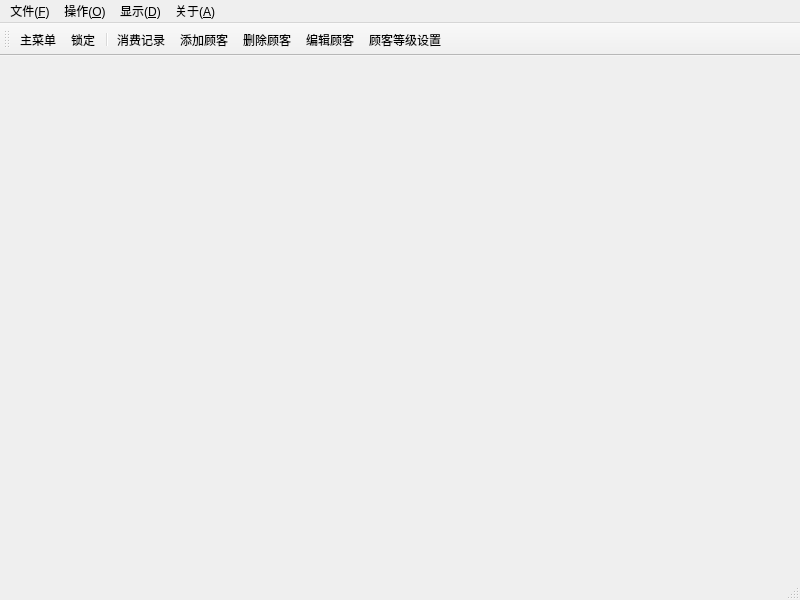
<?xml version="1.0" encoding="UTF-8"?>
<ui version="4.0">
 <class>CustomerWindowClass</class>
 <widget class="QMainWindow" name="CustomerWindowClass">
  <property name="windowModality">
   <enum>Qt::WindowModal</enum>
  </property>
  <property name="geometry">
   <rect>
    <x>0</x>
    <y>0</y>
    <width>800</width>
    <height>600</height>
   </rect>
  </property>
  <property name="windowTitle">
   <string>顾客管理</string>
  </property>
  <property name="windowIcon">
   <iconset resource="../Cosmetic/Cosmetic.qrc">
    <normaloff>:/customer/customer</normaloff>:/customer/customer</iconset>
  </property>
  <property name="toolButtonStyle">
   <enum>Qt::ToolButtonIconOnly</enum>
  </property>
  <property name="unifiedTitleAndToolBarOnMac">
   <bool>false</bool>
  </property>
  <widget class="QWidget" name="centralwidget">
   <layout class="QHBoxLayout" name="horizontalLayout" stretch="100,1">
    <property name="spacing">
     <number>2</number>
    </property>
    <property name="leftMargin">
     <number>5</number>
    </property>
    <property name="topMargin">
     <number>4</number>
    </property>
    <property name="rightMargin">
     <number>5</number>
    </property>
    <property name="bottomMargin">
     <number>4</number>
    </property>
    <item>
     <widget class="CustomerListView" name="itemView" native="true"/>
    </item>
    <item>
     <widget class="SideBar" name="sideBar" native="true"/>
    </item>
   </layout>
  </widget>
  <widget class="QMenuBar" name="menubar">
   <property name="geometry">
    <rect>
     <x>0</x>
     <y>0</y>
     <width>800</width>
     <height>20</height>
    </rect>
   </property>
   <widget class="QMenu" name="menuFile">
    <property name="title">
     <string>文件(&amp;F)</string>
    </property>
    <addaction name="actionMenu"/>
    <addaction name="actionLock"/>
    <addaction name="actionLogOff"/>
    <addaction name="actionExit"/>
   </widget>
   <widget class="QMenu" name="menuSetting">
    <property name="title">
     <string>操作(&amp;O)</string>
    </property>
    <addaction name="actionQuery"/>
    <addaction name="actionAdd"/>
    <addaction name="actionEdit"/>
    <addaction name="actionRemove"/>
    <addaction name="actionLevelSetting"/>
   </widget>
   <widget class="QMenu" name="menuDisplay">
    <property name="title">
     <string>显示(&amp;D)</string>
    </property>
    <addaction name="actionToolBar"/>
    <addaction name="actionSmallIcon"/>
    <addaction name="actionTextLabel"/>
   </widget>
   <widget class="QMenu" name="menuAbout">
    <property name="title">
     <string>关于(&amp;A)</string>
    </property>
    <addaction name="actionAboutCosmetic"/>
   </widget>
   <addaction name="menuFile"/>
   <addaction name="menuSetting"/>
   <addaction name="menuDisplay"/>
   <addaction name="menuAbout"/>
  </widget>
  <widget class="QStatusBar" name="statusbar"/>
  <widget class="QToolBar" name="toolBar">
   <property name="windowTitle">
    <string>toolBar</string>
   </property>
   <property name="iconSize">
    <size>
     <width>48</width>
     <height>48</height>
    </size>
   </property>
   <attribute name="toolBarArea">
    <enum>TopToolBarArea</enum>
   </attribute>
   <attribute name="toolBarBreak">
    <bool>false</bool>
   </attribute>
   <addaction name="actionMenu"/>
   <addaction name="actionLock"/>
   <addaction name="separator"/>
   <addaction name="actionQuery"/>
   <addaction name="actionAdd"/>
   <addaction name="actionRemove"/>
   <addaction name="actionEdit"/>
   <addaction name="actionLevelSetting"/>
  </widget>
  <action name="actionMenu">
   <property name="icon">
    <iconset resource="../Cosmetic/Cosmetic.qrc">
     <normaloff>:/common/Resources/mainmenu.png</normaloff>:/common/Resources/mainmenu.png</iconset>
   </property>
   <property name="text">
    <string>主菜单</string>
   </property>
   <property name="toolTip">
    <string>打开主菜单</string>
   </property>
   <property name="statusTip">
    <string>打开主菜单</string>
   </property>
  </action>
  <action name="actionLogOff">
   <property name="icon">
    <iconset resource="../Cosmetic/Cosmetic.qrc">
     <normaloff>:/common/logoff</normaloff>:/common/logoff</iconset>
   </property>
   <property name="text">
    <string>注销</string>
   </property>
   <property name="toolTip">
    <string>注销当前登录用户</string>
   </property>
  </action>
  <action name="actionExit">
   <property name="icon">
    <iconset resource="../Cosmetic/Cosmetic.qrc">
     <normaloff>:/common/quit</normaloff>:/common/quit</iconset>
   </property>
   <property name="text">
    <string>退出</string>
   </property>
   <property name="toolTip">
    <string>退出科思美系统</string>
   </property>
   <property name="statusTip">
    <string>退出科思美系统</string>
   </property>
  </action>
  <action name="actionLock">
   <property name="icon">
    <iconset resource="../Cosmetic/Cosmetic.qrc">
     <normaloff>:/common/lock</normaloff>:/common/lock</iconset>
   </property>
   <property name="text">
    <string>锁定</string>
   </property>
   <property name="toolTip">
    <string>使用当前登录用户锁定系统</string>
   </property>
   <property name="statusTip">
    <string>使用当前登录用户锁定系统</string>
   </property>
  </action>
  <action name="actionAdd">
   <property name="icon">
    <iconset resource="../Cosmetic/Cosmetic.qrc">
     <normaloff>:/common/Resources/add_color.png</normaloff>:/common/Resources/add_color.png</iconset>
   </property>
   <property name="text">
    <string>添加顾客</string>
   </property>
   <property name="toolTip">
    <string>添加新顾客</string>
   </property>
   <property name="statusTip">
    <string>添加新顾客</string>
   </property>
  </action>
  <action name="actionEdit">
   <property name="icon">
    <iconset resource="../Cosmetic/Cosmetic.qrc">
     <normaloff>:/common/Resources/edit.png</normaloff>:/common/Resources/edit.png</iconset>
   </property>
   <property name="text">
    <string>编辑顾客</string>
   </property>
   <property name="toolTip">
    <string>编辑选定顾客资料</string>
   </property>
   <property name="statusTip">
    <string>编辑选定顾客资料</string>
   </property>
  </action>
  <action name="actionRemove">
   <property name="icon">
    <iconset resource="../Cosmetic/Cosmetic.qrc">
     <normaloff>:/common/Resources/substract_color.png</normaloff>:/common/Resources/substract_color.png</iconset>
   </property>
   <property name="text">
    <string>删除顾客</string>
   </property>
   <property name="toolTip">
    <string>删除选定顾客</string>
   </property>
   <property name="statusTip">
    <string>删除选定顾客</string>
   </property>
  </action>
  <action name="actionQuery">
   <property name="icon">
    <iconset resource="../Cosmetic/Cosmetic.qrc">
     <normaloff>:/customer/records</normaloff>:/customer/records</iconset>
   </property>
   <property name="text">
    <string>消费记录</string>
   </property>
   <property name="toolTip">
    <string>查询选定顾客的消费记录</string>
   </property>
   <property name="statusTip">
    <string>查询选定顾客的消费记录</string>
   </property>
  </action>
  <action name="actionSmallIcon">
   <property name="checkable">
    <bool>true</bool>
   </property>
   <property name="text">
    <string>小图标</string>
   </property>
   <property name="toolTip">
    <string>工具栏显示小图标</string>
   </property>
   <property name="statusTip">
    <string>工具栏显示小图标</string>
   </property>
  </action>
  <action name="actionTextLabel">
   <property name="checkable">
    <bool>true</bool>
   </property>
   <property name="text">
    <string>文字标签</string>
   </property>
   <property name="toolTip">
    <string>工具栏显示文字标签</string>
   </property>
   <property name="statusTip">
    <string>工具栏显示文字标签</string>
   </property>
  </action>
  <action name="actionToolBar">
   <property name="checkable">
    <bool>true</bool>
   </property>
   <property name="checked">
    <bool>true</bool>
   </property>
   <property name="text">
    <string>工具栏</string>
   </property>
   <property name="toolTip">
    <string>显示/隐藏工具栏</string>
   </property>
   <property name="statusTip">
    <string>显示/隐藏工具栏</string>
   </property>
  </action>
  <action name="actionLevelSetting">
   <property name="icon">
    <iconset resource="../Cosmetic/Cosmetic.qrc">
     <normaloff>:/customer/customer</normaloff>:/customer/customer</iconset>
   </property>
   <property name="text">
    <string>顾客等级设置</string>
   </property>
   <property name="toolTip">
    <string>修改顾客等级的相关信息</string>
   </property>
   <property name="statusTip">
    <string>修改顾客等级的相关信息</string>
   </property>
  </action>
  <action name="actionAboutCosmetic">
   <property name="icon">
    <iconset resource="../Cosmetic/Cosmetic.qrc">
     <normaloff>:/common/Resources/cosmetic.png</normaloff>:/common/Resources/cosmetic.png</iconset>
   </property>
   <property name="text">
    <string>关于科思美</string>
   </property>
   <property name="toolTip">
    <string>关于科思美系统</string>
   </property>
   <property name="statusTip">
    <string>关于科思美系统</string>
   </property>
  </action>
 </widget>
 <customwidgets>
  <customwidget>
   <class>SideBar</class>
   <extends>QWidget</extends>
   <header>SideBar.h</header>
   <container>1</container>
  </customwidget>
  <customwidget>
   <class>CustomerListView</class>
   <extends>QWidget</extends>
   <header>CustomerListView.h</header>
   <container>1</container>
  </customwidget>
 </customwidgets>
 <resources>
  <include location="../Cosmetic/Cosmetic.qrc"/>
 </resources>
 <connections>
  <connection>
   <sender>menubar</sender>
   <signal>triggered(QAction*)</signal>
   <receiver>CustomerWindowClass</receiver>
   <slot>dealAction(QAction*)</slot>
   <hints>
    <hint type="sourcelabel">
     <x>161</x>
     <y>13</y>
    </hint>
    <hint type="destinationlabel">
     <x>-21</x>
     <y>252</y>
    </hint>
   </hints>
  </connection>
 </connections>
 <slots>
  <slot>dealAction(QAction*)</slot>
 </slots>
</ui>
